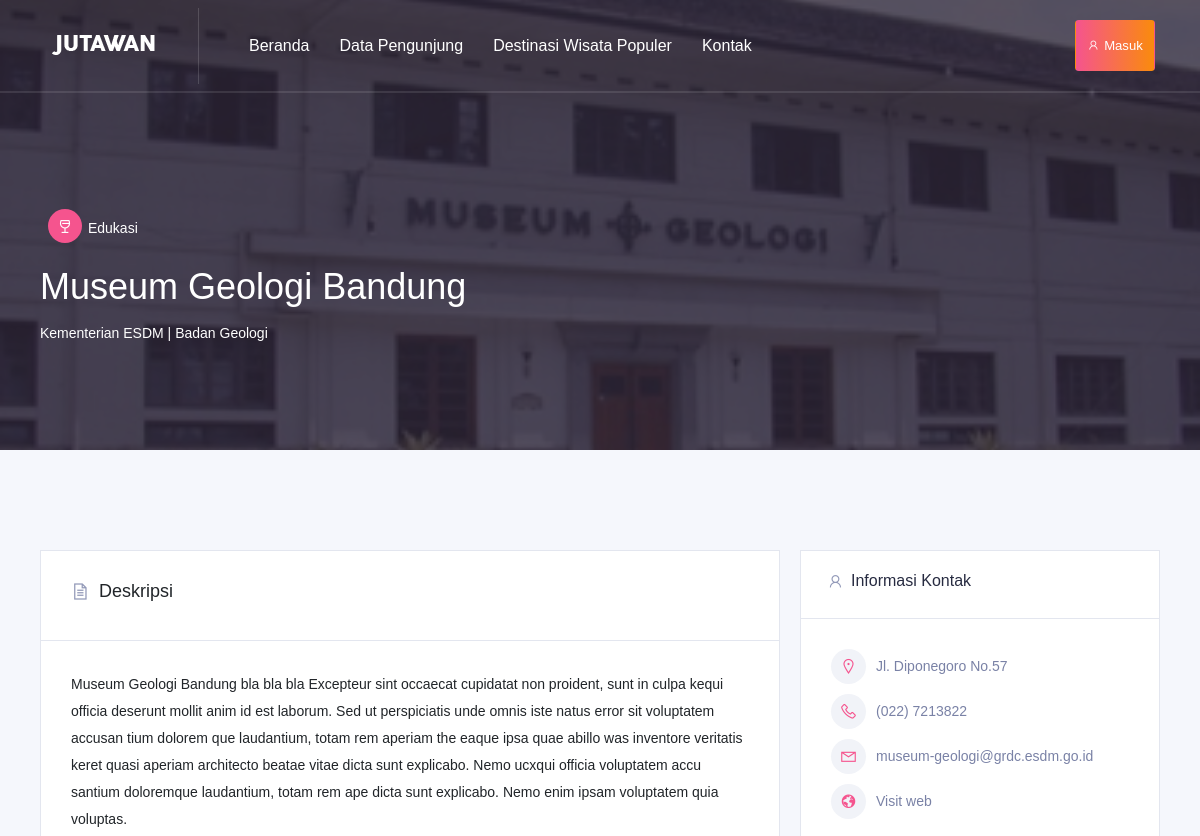
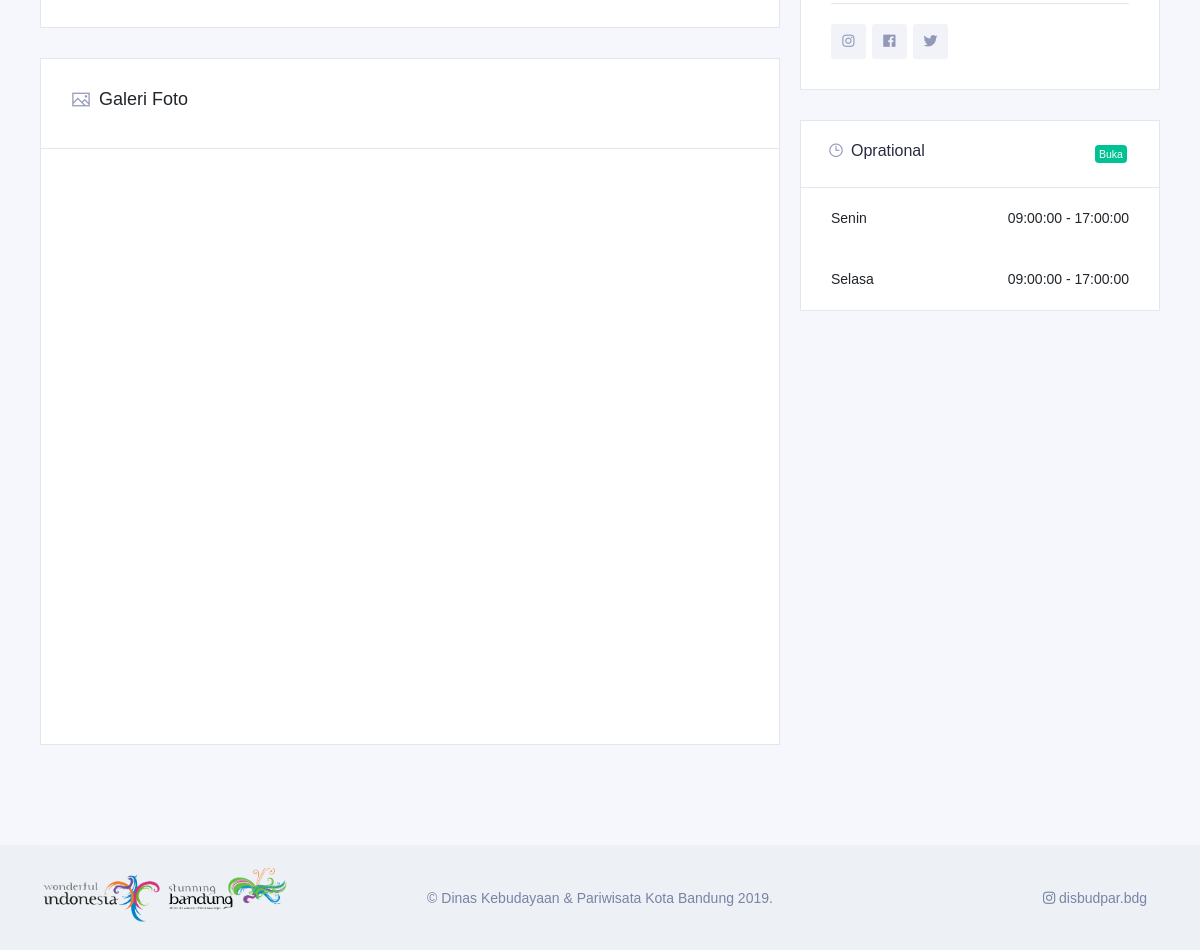
The app's page /listing/detail/1 with its own data (2 pictures, top to bottom).
### tables this page shows
CREATE TABLE `lokasi` (
  `id` int(11) NOT NULL,
  `nama_lks` varchar(128) NOT NULL,
  `kategori` int(11) NOT NULL,
  `deskripsi` text NOT NULL,
  `tagline` varchar(128) NOT NULL,
  `tiket` int(11) NOT NULL,
  `alamat` varchar(128) NOT NULL,
  `no_tlp` varchar(128) NOT NULL,
  `email` varchar(128) NOT NULL,
  `website` varchar(128) NOT NULL,
  `sosmed` int(11) NOT NULL,
  `oprational` varchar(128) NOT NULL,
  `photo` varchar(128) NOT NULL,
  `video` varchar(128) NOT NULL,
  `iduser` int(11) NOT NULL
);

CREATE TABLE `kategori` (
  `id` int(11) NOT NULL,
  `name` varchar(128) NOT NULL,
  `icon` varchar(128) NOT NULL,
  `is_active` int(11) NOT NULL
);

CREATE TABLE `sosmed` (
  `id` int(11) NOT NULL,
  `facebook` varchar(128) NOT NULL,
  `instagram` varchar(128) NOT NULL,
  `twitter` varchar(128) NOT NULL
);

CREATE TABLE `oprational` (
  `id` int(11) NOT NULL,
  `hari` varchar(128) NOT NULL,
  `jambuka` time NOT NULL,
  `jamtutup` time NOT NULL,
  `id_lokasi` int(11) NOT NULL
);

### application/controllers/Listing.php (called while the page is built, shortened)
<?php
class Listing extends CI_Controller
{
    public function __construct()
    {
        $this->load->model('home_model');
    }
    public function detail($id)
	{
		$data['title'] = 'Detil Tempat';
		$data['list'] = $this->home_model->getListById($id);
		$data['oprational'] = $this->home_model->oprational($id);
		$this->load->view('templates/home/header', $data);
		$this->load->view('templates/home/header_detil', $data);
		$this->load->view('home/detail', $data);
		$this->load->view('templates/home/footer', $data);
	}
}

### index.php (called while the page is built, shortened)
<?php
require_once BASEPATH.'core/CodeIgniter.php';

### application/models/Home_model.php (called while the page is built, shortened)
<?php
class Home_model extends CI_Model
{
    public function getListById($id)
    {
        return $this->db->query("SELECT * FROM lokasi JOIN sosmed ON sosmed.id = lokasi.sosmed JOIN kategori ON kategori.id = lokasi.kategori WHERE lokasi.id = $id")->row_array();
    }
    public function oprational($id)
    {
        return $this->db->query("SELECT * FROM oprational WHERE id_lokasi = $id")->result_array();
    }
}

### application/views/home/detail.php (the view, shortened to what this page needs)
    <div class="listing-info content_above">
        <div class="container">
            <div class="row">
                <div class="col-lg-8 col-md-7">
                    <ul class="list-unstyled listing-info--meta">
                        <li>
                            <div class="atbd_listing_category">
                                <a href=""><span class="la la-glass"></span><?= $list['name']; ?></a>
                            </div>
                        </li>
                    </ul>
                    <h1><?= $list['nama_lks']; ?></h1>
                    <p class="subtitle"><?= $list['tagline']; ?></p>
                </div>
            </div>
        </div>
    </div>
</section>
<section class="directory_listiing_detail_area single_area section-bg section-padding-strict">
    <div class="container">
        <div class="row">
            <div class="col-lg-8">
                <div class="atbd_content_module atbd_listing_details">
                    <div class="atbd_content_module__tittle_area">
                        <div class="atbd_area_title">
                            <h4><span class="la la-file-text-o"></span>Deskripsi</h4>
                        </div>
                    </div>
                    <div class="atbdb_content_module_contents">
                        <p><?= $list['deskripsi']; ?></p>
                    </div>
                </div>
                <div class="atbd_content_module atbd_listing_gallery">
                    <div class="atbd_content_module__tittle_area">
                        <div class="atbd_area_title">
                            <h4><span class="la la-image"></span>Galeri Foto</h4>
                        </div>
                    </div>
                    <div class="atbdb_content_module_contents">
                        <div class="gallery-wrapper">
                            <div class="gallery-images">
                                <div class="single-image">
                                    <img src="<?= base_url('assets/home/'); ?>img/<?= $list['photo']; ?>" alt="">
                                </div>
                            </div>
                            <div class="gallery-thumbs">
                                <div class="single-thumb">
                                    <img src="<?= base_url('assets/home/'); ?>img/<?= $list['photo']; ?>" alt="">
                                </div>
                                <div class="single-thumb">
                                    <img src="<?= base_url('assets/home/'); ?>img/<?= $list['photo']; ?>" alt="">
                                </div>
                                <div class="single-thumb">
                                    <img src="<?= base_url('assets/home/'); ?>img/<?= $list['photo']; ?>" alt="">
                                </div>
                                <div class="single-thumb">
                                    <img src="<?= base_url('assets/home/'); ?>img/<?= $list['photo']; ?>" alt="">
                                </div>
                                <div class="single-thumb">
                                    <img src="<?= base_url('assets/home/'); ?>img/<?= $list['photo']; ?>" alt="">
                                </div>
                            </div>
                        </div>
                    </div>
                </div>
            </div>
            <div class="col-lg-4 mt-5 mt-lg-0">
            <div class="widget atbd_widget widget-card">
                    <div class="atbd_widget_title">
                        <h4><span class="la la-user"></span>Informasi Kontak</h4>
                    </div>
                    <div class="widget-body atbd_author_info_widget">
                        <div class="atbd_widget_contact_info">
                            <ul>
                                <li>
                                    <span class="la la-map-marker"></span>
                                    <span class="atbd_info"><?= $list['alamat']; ?></span>
                                </li>
                                <li>
                                    <span class="la la-phone"></span>
                                    <span class="atbd_info"><?= $list['no_tlp']; ?></span>
                                </li>
                                <li>
                                    <span class="la la-envelope"></span>
                                    <span class="atbd_info"><?= $list['email']; ?></span>
                                </li>
                                <li>
                                    <span class="la la-globe"></span>
                                    <a href="<?= $list['website']; ?>" class="atbd_info">Visit web</a>
                                </li>
                            </ul>
                        </div>
                        <div class="atbd_social_wrap">
                            <p><a href="<?= $list['instagram']; ?>"><span class="fab fa-instagram"></span></a></p>
                            <p><a href="<?= $list['facebook']; ?>"><span class="fab fa-facebook-f"></span></a></p>
                            <p><a href="<?= $list['twitter']; ?>"><span class="fab fa-twitter"></span></a></p>
                        </div>
                    </div>
                </div>
                <div class="widget atbd_widget widget-card">
                    <div class="atbd_widget_title">
                        <h4><span class="la la-clock-o"></span> Oprational</h4>
                        <span class="badge badge-success">Buka</span>
                    </div>
                    <?php foreach ($oprational as $o) : ?>
                    <div class="directory_open_hours">
                        <ul>
                            <li class="atbd_open">
                                <span class="day"><?= $o['hari']; ?></span>
                                <div class="atbd_open_close_time">
                                    <span class="time"><?= $o['jambuka']; ?></span> - <span class="time"><?= $o['jamtutup']; ?></span>
                                </div>
                            </li>
                        </ul>
                    </div>
                    <?php endforeach; ?>
                </div>
            </div>
        </div>
    </div>
</section>

### application/views/templates/home/header.php (shortened to what this page needs)
<!DOCTYPE html>
<html lang="en">
<head>
    <link rel="stylesheet" href="<?= base_url('assets/home/'); ?>vendor_assets/css/bootstrap/bootstrap.css">
    <link rel="stylesheet" href="<?= base_url('assets/home/'); ?>vendor_assets/css/brands.css">
    <link rel="stylesheet" href="<?= base_url('assets/home/'); ?>vendor_assets/css/fontawesome.min.css">
    <link rel="stylesheet" href="<?= base_url('assets/home/'); ?>vendor_assets/css/jquery-ui.css">
    <link rel="stylesheet" href="<?= base_url('assets/home/'); ?>vendor_assets/css/jquery.mCustomScrollbar.css">
    <link rel="stylesheet" href="<?= base_url('assets/home/'); ?>vendor_assets/css/line-awesome.min.css">
    <link rel="stylesheet" href="<?= base_url('assets/home/'); ?>vendor_assets/css/magnific-popup.css">
    <link rel="stylesheet" href="<?= base_url('assets/home/'); ?>vendor_assets/css/owl.carousel.min.css">
    <link rel="stylesheet" href="<?= base_url('assets/home/'); ?>vendor_assets/css/select2.min.css">
    <link rel="stylesheet" href="<?= base_url('assets/home/'); ?>vendor_assets/css/slick.css">
    <link rel="stylesheet" href="<?= base_url('assets/home/'); ?>style.css">
    <link href="<?= base_url('assets/eliteadmin/'); ?>css/style.min.css" rel="stylesheet">
</head>
<body>

### application/views/templates/home/header_detil.php (shortened to what this page needs)
<section class="listing-details-wrapper bgimage">
<div class="bg_image_holder"><img src="<?= base_url('assets/home/'); ?>img/<?= $list['photo']; ?>" alt=""></div>
        <div class="mainmenu-wrapper">
            <div class="menu-area menu1 menu--light">
                <div class="top-menu-area">
                    <div class="container-fluid">
                        <div class="row">
                            <div class="col-lg-12">
                                <div class="menu-fullwidth">
                                    <div class="logo-wrapper order-lg-0 order-sm-1">
                                        <div class="logo logo-top">
                                            <a href="<?= base_url(); ?>"><img src="<?= base_url('assets/home/'); ?>img/logo-white.png" alt="logo image" class="img-fluid"></a>
                                        </div>
                                    </div>
                                    <div class="menu-container order-lg-1 order-sm-0">
                                        <div class="d_menu">
                                            <nav class="navbar navbar-expand-lg mainmenu__menu">
                                                <div class="collapse navbar-collapse" id="direo-navbar-collapse">
                                                    <ul class="navbar-nav">
                                                        <li>
                                                            <a href="<?= base_url(); ?>">Beranda</a>
                                                        </li>
                                                        <li>
                                                            <a href="#">Data Pengunjung</a>
                                                        </li>
                                                        <li>
                                                            <a href="#">Destinasi Wisata Populer</a>
                                                        </li>
                                                        <li>
                                                            <a href="#">Kontak</a>
                                                        </li>
                                                    </ul>
                                                </div>
                                            </nav>
                                        </div>
                                    </div>
                                    <div class="menu-right order-lg-2 order-sm-2">
                                        <div class="author-area">
                                            <div class="author__access_area">
                                                <ul class="d-flex list-unstyled align-items-center">
                                                    <li>
                                                        <a href="" data-toggle="modal" data-target="#login_modal" class="btn btn-xs btn-gradient btn-gradient-two">
                                                            <span class="la la-user" ></span> Masuk
                                                        </a>
                                                    </li>
                                                </ul>
                                            </div>
                                        </div>
                                    </div>
                                </div>
                            </div>
                        </div>
                    </div>
                </div>
            </div>
        </div>

### application/views/templates/home/footer.php (shortened to what this page needs)
    <footer class="footer-three footer-dark">
        <div class="footer-bottom">
            <div class="container">
                <div class="row">
                    <div class="col-lg-12">
                        <div class="footer-bottom--content">
                            <a href="http://www.disbudpar.bandung.go.id/" class="footer-logo"><img src="<?= base_url('assets/home/'); ?>img/stunning.png" alt="" style="width: 250px; height: auto;"></a>
                            <p class="m-0 copy-text">© Dinas Kebudayaan & Pariwisata Kota Bandung 2019.</a></p>
                            <ul class="list-unstyled lng-list">
                                <li><a href="http://instagram.com/disbudpar.bdg"><span class="instagram"><i class="fab fa-instagram"></i></span> disbudpar.bdg</a></li>
                            </ul>
                        </div>
                    </div>
                </div>
            </div>
        </div>
    </footer>
</body>
</html>

### records on screen
lokasi: kategori.name "Edukasi", nama_lks "Museum Geologi Bandung", tagline "Kementerian ESDM | Badan Geologi", deskripsi "Museum Geologi Bandung bla bla bla Excepteur sint occaecat cupidatat non proident, sunt in culpa kequi officia deserunt mollit anim id est laborum. Sed ut perspiciatis unde omnis iste natus error sit voluptatem accusan tium dolorem que laudantium, totam rem aperiam the eaque ipsa quae abillo was inventore veritatis keret quasi aperiam architecto beatae vitae dicta sunt explicabo. Nemo ucxqui officia voluptatem accu santium doloremque laudantium, totam rem ape dicta sunt explicabo. Nemo enim ipsam voluptatem quia voluptas.", photo (picture), alamat "Jl. Diponegoro No.57", no_tlp "(022) 7213822", email "museum-geologi@grdc.esdm.go.id"
oprational: hari "Senin", jambuka "09:00:00", jamtutup "17:00:00"
oprational: hari "Selasa", jambuka "09:00:00", jamtutup "17:00:00"
